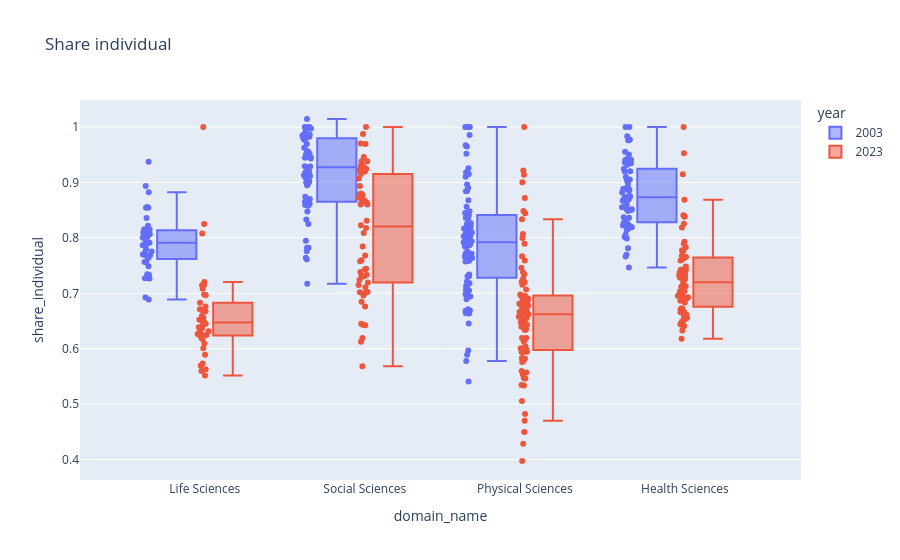

The cell this chart's notebook holds for it:
### Code cell
px.box(df_box_domain.query("(year==2023) or (year == 2003)"), x="domain_name", y="share_individual", color="year", points="all", hover_name="subfield_name", title="Share individual")

### Figure 1 — Plotly figure (JSON) as saved in the notebook; plotly's stock layout.template omitted (floating-point values rounded to 4 significant figures; data arrays with more than 128 entries replaced by an {"elided": "..."} marker saying what was removed)
{"data": [{"alignmentgroup": "True", "boxpoints": "all", "hovertemplate": "<b>%{hovertext}</b><br><br>year=2003<br>domain_name=%{x}<br>share_individual=%{y}<extra></extra>", "hovertext": {"elided": "252 str values"}, "legendgroup": "2003", "marker": {"color": "#636efa"}, "name": "2003", "notched": false, "offsetgroup": "2003", "orientation": "v", "showlegend": true, "type": "box", "x": {"elided": "252 str values"}, "x0": " ", "xaxis": "x", "y": {"elided": "252 float values"}, "y0": " ", "yaxis": "y"}, {"alignmentgroup": "True", "boxpoints": "all", "hovertemplate": "<b>%{hovertext}</b><br><br>year=2023<br>domain_name=%{x}<br>share_individual=%{y}<extra></extra>", "hovertext": {"elided": "252 str values"}, "legendgroup": "2023", "marker": {"color": "#EF553B"}, "name": "2023", "notched": false, "offsetgroup": "2023", "orientation": "v", "showlegend": true, "type": "box", "x": {"elided": "252 str values"}, "x0": " ", "xaxis": "x", "y": {"elided": "252 float values"}, "y0": " ", "yaxis": "y"}], "layout": {"boxmode": "group", "legend": {"title": {"text": "year"}, "tracegroupgap": 0}, "title": {"text": "Share individual"}, "xaxis": {"anchor": "y", "domain": [0, 1], "title": {"text": "domain_name"}}, "yaxis": {"anchor": "x", "domain": [0, 1], "title": {"text": "share_individual"}}}}
